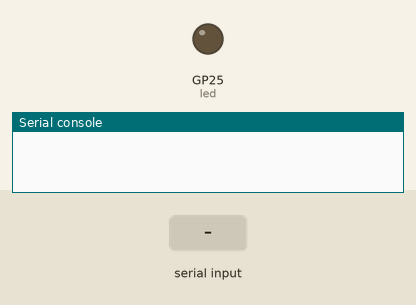
Recording of a program running on a simulated Raspberry Pi Pico running MicroPython. Parts: output pins drawn as LEDs (lit = HIGH), the last lines printed to the serial console. Dashed ring = blinking. Inputs (shaded band) come from the test bench.

Above: at 1.2 s.
1.3 s: ", " typed at the serial console, then Enter
At 1.31 s:
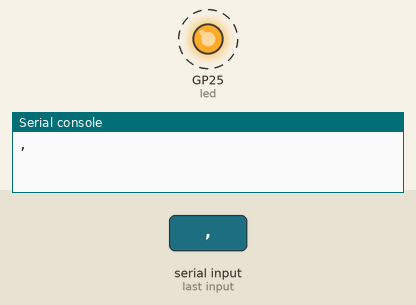
4.3 s: "S" typed at the serial console, then Enter
At 4.42 s:
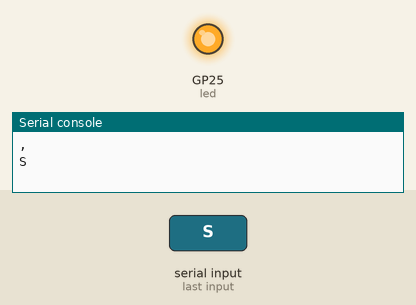
5.8 s: "SIM" typed at the serial console, then Enter
At 7.2 s:
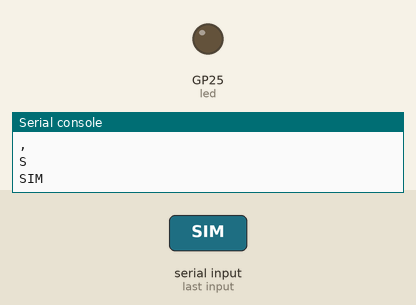
Timing chart, 0 to 8.8 s (numbered marks = the images above; inputs shaded):
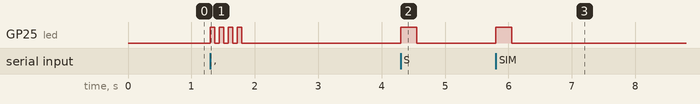

Measured:
- after the input at 1.3 s, GP25 (led): alternates HIGH for 0.07 s and LOW for 0.07 s, 8 changes in all, then stays LOW, starting at once
- after the input at 4.3 s, GP25 (led): LOW → HIGH at once, → LOW 0.25 s later
- after the input at 5.8 s, GP25 (led): LOW → HIGH at once, → LOW 0.25 s later

The program:

main_led.py
```python
from machine import Pin
from time import sleep
import sys


try:
    led = Pin("LED", Pin.OUT)
except TypeError:
    led = Pin(25, Pin.OUT)


def show_yes():
    blink(1)


def show_no():
    blink(2)


def blink(times):
    for _ in range(times):
        led.on()
        sleep(0.25)
        led.off()
        sleep(0.25)


def show_unknown():
    for _ in range(8):
        led.toggle()
        sleep(0.07)
    led.off()


led.off()

while True:
    line = sys.stdin.readline()
    if not line:
        sleep(0.05)
        continue

    command = line.strip().upper()

    if command in ("Y", "YES", "SIM", "S", "1"):
        show_yes()
    elif command in ("N", "NO", "NAO", "NÃO", "0"):
        show_no()
    else:
        show_unknown()
```
